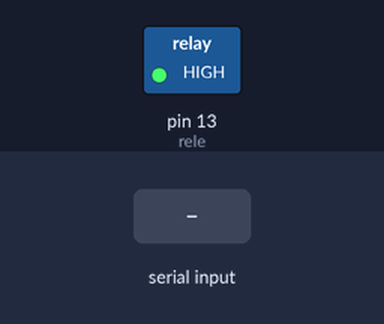
The sketch below on a simulated Arduino Uno, built with avr-gcc and run on an emulated ATmega328P. Shown: switched loads named in the sketch (green lamp = pin HIGH). The test bench sets the inputs (shaded band).

Above: at 1.2 s.
1.3 s: "7" received over the second serial link
Timing chart, 0 to 4.3 s (numbered marks = the images above; inputs shaded):
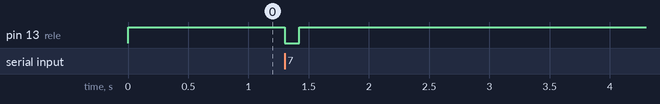

The sketch:

portabluetooth.ino
```cpp
#include <SoftwareSerial.h>

SoftwareSerial bt(6, 7); // RX  TX
const int rele = 13;
int led = 13;
int caractere;

void setup() {
bt.begin(9600);
pinMode(led,OUTPUT);
pinMode(rele, OUTPUT);
digitalWrite(rele, HIGH);
}

void loop() {
  if (bt.available()) {
  caractere = bt.read();

  if(caractere == '7') {
   digitalWrite(led, LOW);
   digitalWrite(rele, LOW);
  bt.println("OK, porta aberta.");
  delay(100);
  digitalWrite(led, HIGH);
   digitalWrite(rele, HIGH);
  bt.println("OK, porta fechada.");
 }
  }
   delay(100);
 }
```

Measured:
- after the input at 1.3 s, pin 13 (rele): HIGH → LOW at once, → HIGH 0.12 s later
